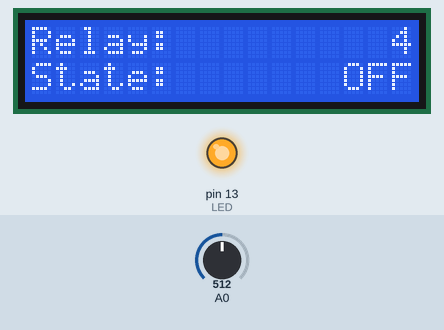
Recording of a sketch running on a simulated Arduino Uno, built with avr-gcc and run on an emulated ATmega328P. Parts: 16×2 character LCD, output pins drawn as LEDs (lit = HIGH). The test bench sets the inputs (shaded band); at power-on: A0 = 512.

Above: at 0.51 s.
1.3 s: A0 set to 168
2.8 s: A0 set to 150
At 3.3 s:
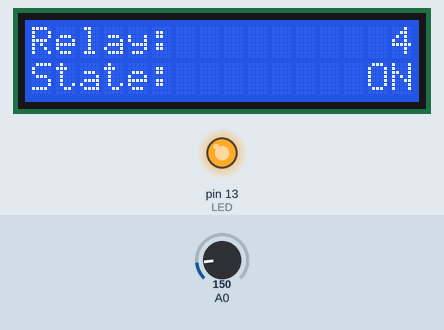
4.3 s: A0 set to 63
5.8 s: A0 set to 56
At 5.94 s:
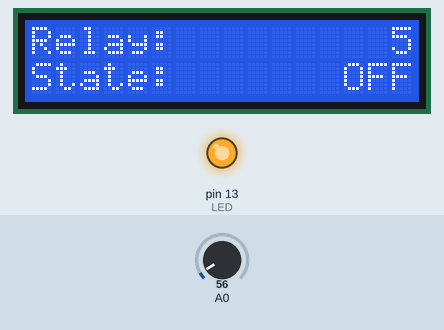
7.3 s: A0 set to 170
8.8 s: A0 set to 50
At 9.05 s:
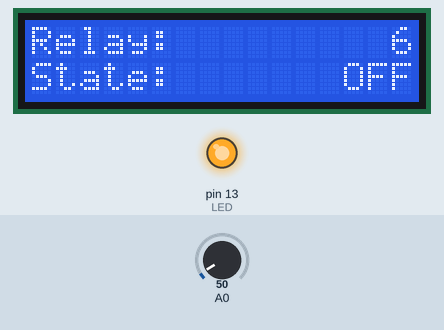
Timing chart, 0 to 11.8 s (numbered marks = the images above; inputs shaded):
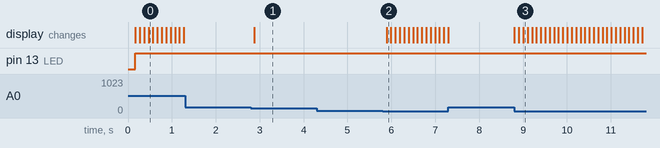

Measured:
- the behaviour switches between 160 and 159 on A0 (found by bisection; images 0 and 1)
- the behaviour switches between 60 and 59 on A0 (found by bisection; images 1 and 2)
- after the input at 1.3 s, every drawn part: stays the same
- after the input at 2.8 s, the display: changes after 0.08 s (image 1)
- after the input at 4.3 s, every drawn part: stays the same
- after the input at 5.8 s, the display: changes after 0.09 s (image 2)
- after the input at 7.3 s, every drawn part: stays the same
- after the input at 8.8 s, the display: first changes at once (image 3 shows a later state)

The sketch:

TX.ino
```cpp
#include <LiquidCrystal.h>


#define SELECT              0
#define LEFT                1
#define DOWN                2
#define UP                  3
#define RIGHT               4

#define LED                13


boolean toggle = 0;
boolean states = 0;
boolean state_1 = 0;
boolean state_2 = 0;
boolean state_3 = 0;
boolean state_4 = 0;
boolean state_5 = 0;
boolean state_6 = 0;
boolean state_7 = 0;
boolean state_8 = 0;

signed char s = 0;


LiquidCrystal lcd(8, 9, 4, 5, 6, 7);


unsigned char getKey()
{
    unsigned int adcValue = 0;

    adcValue = analogRead(A0);

    if((adcValue >= 0) && (adcValue < 60))
    {
        return RIGHT;
    }
    else if(((adcValue >= 80) && (adcValue < 160)))
    {
        return UP;
    }
    else if((adcValue >= 220) && (adcValue < 340))
    {
        return DOWN;
    }
    else if(((adcValue >= 360) && (adcValue < 530)))
    {
        return LEFT;
    }
    else if(((adcValue >= 600) && (adcValue < 800)))
    {
        return SELECT;
    }
    else
    {
        return 255;
    }
}


void show_state(boolean state)
{
      lcd.setCursor(13, 1);
      if(state)
      {
        lcd.print(" ON");
      }
      else
      {
        lcd.print("OFF");
      }
}


boolean change_state(boolean state)
{
      if(getKey() == UP)
      {
          state = true;
      }
      if(getKey() == DOWN)
      {
          state = false;
      }
      return state;
}


void setup()
{
    lcd.begin(16, 2);
    lcd.clear();
    Serial.begin(9600);
    Serial.flush();
    lcd.setCursor(0, 0);
    lcd.print("Relay:");
    lcd.setCursor(0, 1);
    lcd.print("State:");
    pinMode(LED, OUTPUT);
}


void loop()
{
        if(getKey() == SELECT)
        {
            switch(s)
            {
              case 1:
              {
                if(states == true)
                {
                    Serial.println(2);
                }
                else
                {
                    Serial.println(22);
                }
                break;
              }
              case 2:
              {
                if(states == true)
                {
                    Serial.println(3);
                }
                else
                {
                    Serial.println(33);
                }
                break;
              }
              case 3:
              {
                if(states == true)
                {
                    Serial.println(4);
                }
                else
                {
                    Serial.println(44);
                }
                break;
              }
              case 4:
              {
                if(states == true)
                {
                    Serial.println(5);
                }
                else
                {
                    Serial.println(55);
                }
                break;
              }
              case 5:
              {
                if(states == true)
                {
                    Serial.println(6);
                }
                else
                {
                    Serial.println(66);
                }
                break;
              }
              case 6:
              {
                if(states == true)
                {
                    Serial.println(7);
                }
                else
                {
                    Serial.println(77);
                }
                break;
              }
              case 7:
              {
                if(states == true)
                {
                    Serial.println(8);
                }
                else
                {
                    Serial.println(88);
                }
                break;
              }
              default:
              {
                if(states == true)
                {
                    Serial.println(1);
                }
                else
                {
                    Serial.println(11);
                }
                break;
              }
            }
        }

        if(getKey() == RIGHT)
        {
            s++;
        }
        if(getKey() == LEFT)
        {
            s--;
        }

        if(s > 7)
        {
          s = 0;
        }
        if(s  < 0)
        {
          s = 7;
        }

        lcd.setCursor(15, 0);
        lcd.print((s + 1));
        switch(s)
        {
          case 1:
          {
            state_2 = change_state(state_2);
            show_state(state_2);
            states = state_2;
            break;
          }
          case 2:
          {
            state_3 = change_state(state_3);
            show_state(state_3);
            states = state_3;
            break;
          }
          case 3:
          {
            state_4 = change_state(state_4);
            show_state(state_4);
            states = state_4;
            break;
          }
          case 4:
          {
            state_5 = change_state(state_5);
            show_state(state_5);
            states = state_5;
            break;
          }
          case 5:
          {
            state_6 = change_state(state_6);
            show_state(state_6);
            states = state_6;
            break;
          }
          case 6:
          {
            state_7 = change_state(state_7);
            show_state(state_7);
            states = state_7;
            break;
          }
          case 7:
          {
            state_8 = change_state(state_8);
            show_state(state_8);
            states = state_8;
            break;
          }
          default:
          {
            state_1 = change_state(state_1);
            show_state(state_1);
            states = state_1;
            break;
          }
        }

       digitalWrite(LED, toggle);
       delay(99);
       toggle = ~toggle;
}
```
